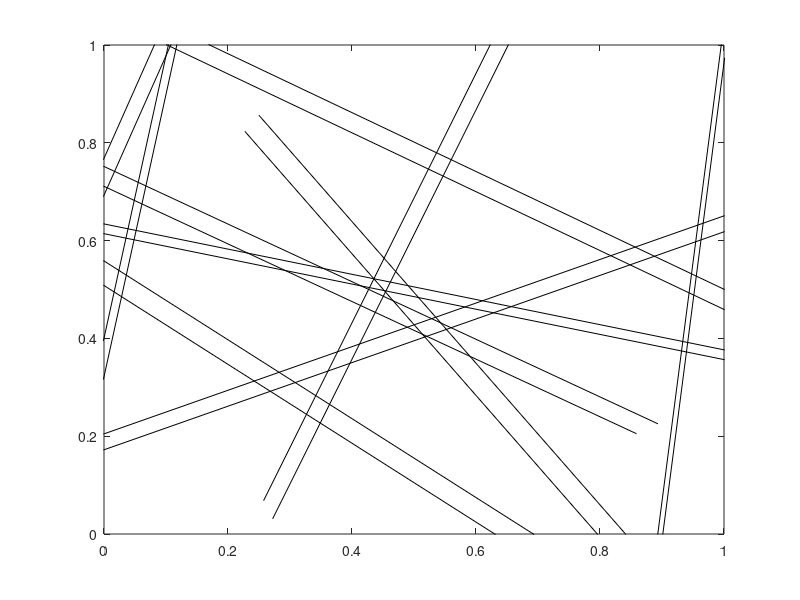

Write the MATLAB code that produced this figure.
% xCylinders.m

% trying to work out a solution to the Yablonskiy condition for static 
% dephasing (from Yablonskiy and Haacke, 1994):
%
%       1/(z*dw) << (r/2)^2/6D
%
% First, in 2D, an area filled with randomly oriented cylinders

clear; close all;

% generate space, a square of side 1, and fill it with randomly positioned
% and oriented cylinders, each cylinder must have the following: xpos,
% ypos, angle.

% parameters
M = 10; % maximum number of cylinders
Z = 0.05; % total volume that should be occupied by cylinders
R = 0.02; % radius of cylinders

% generate cylinders, each one has [XPOS, YPOS, ANGLE];
pos = rand(M,3);
pos(:,3) = pos(:,3)*pi; % so that it's an angle between 0 and 180 degrees,

p2(:,1) = pos(:,1) + cos(pos(:,3));
p2(:,2) = pos(:,2) + sin(pos(:,3));

p3(:,1) = pos(:,1) - cos(pos(:,3));
p3(:,2) = pos(:,2) - sin(pos(:,3));

pd2(:,1) = p2(:,1) + R*cos(pi - pos(:,3));
pd2(:,2) = p2(:,2) + R*sin(pi - pos(:,3));

pf2(:,1) = p2(:,1) - R*cos(pi - pos(:,3));
pf2(:,2) = p2(:,2) - R*sin(pi - pos(:,3));

pd3(:,1) = p3(:,1) - R*cos(pi - pos(:,3));
pd3(:,2) = p3(:,2) - R*sin(pi - pos(:,3));

pf3(:,1) = p3(:,1) + R*cos(pi - pos(:,3));
pf3(:,2) = p3(:,2) + R*sin(pi - pos(:,3));

% visualise
figure('WindowStyle','Docked');
hold on; box on;
% plot([p3(:,1),p2(:,1)]',[p3(:,2),p2(:,2)]','k-');
plot([pd3(:,1),pf2(:,1)]',[pd3(:,2),pf2(:,2)]','k-');
plot([pf3(:,1),pd2(:,1)]',[pf3(:,2),pd2(:,2)]','k-');

axis([0 1 0 1]);